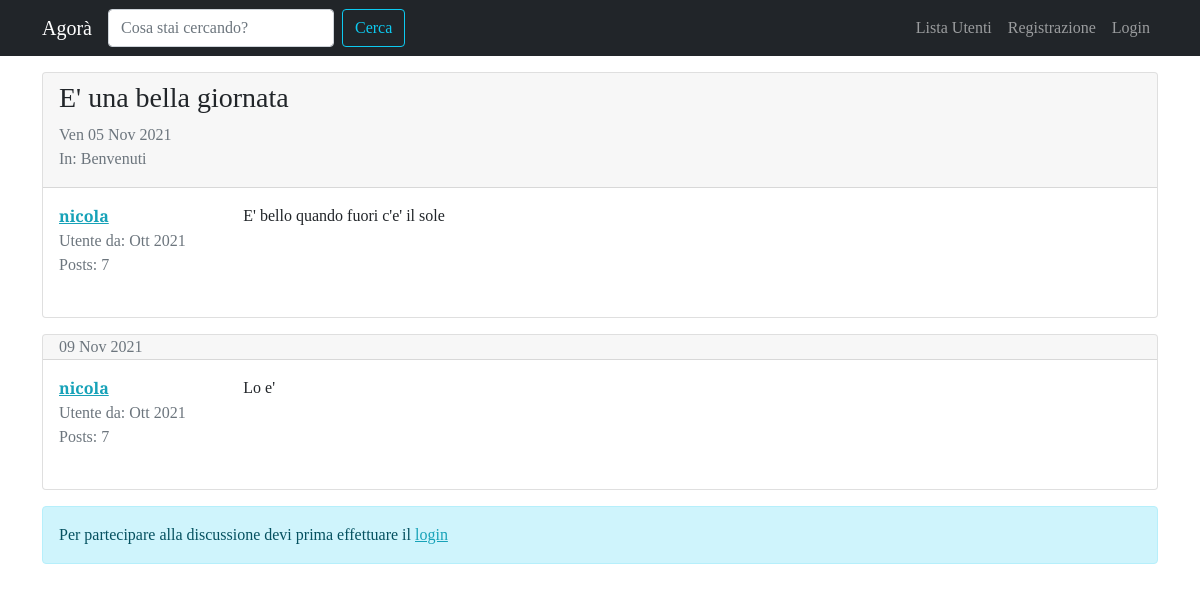
Before: /forum/discussione/5/ with the older database file.
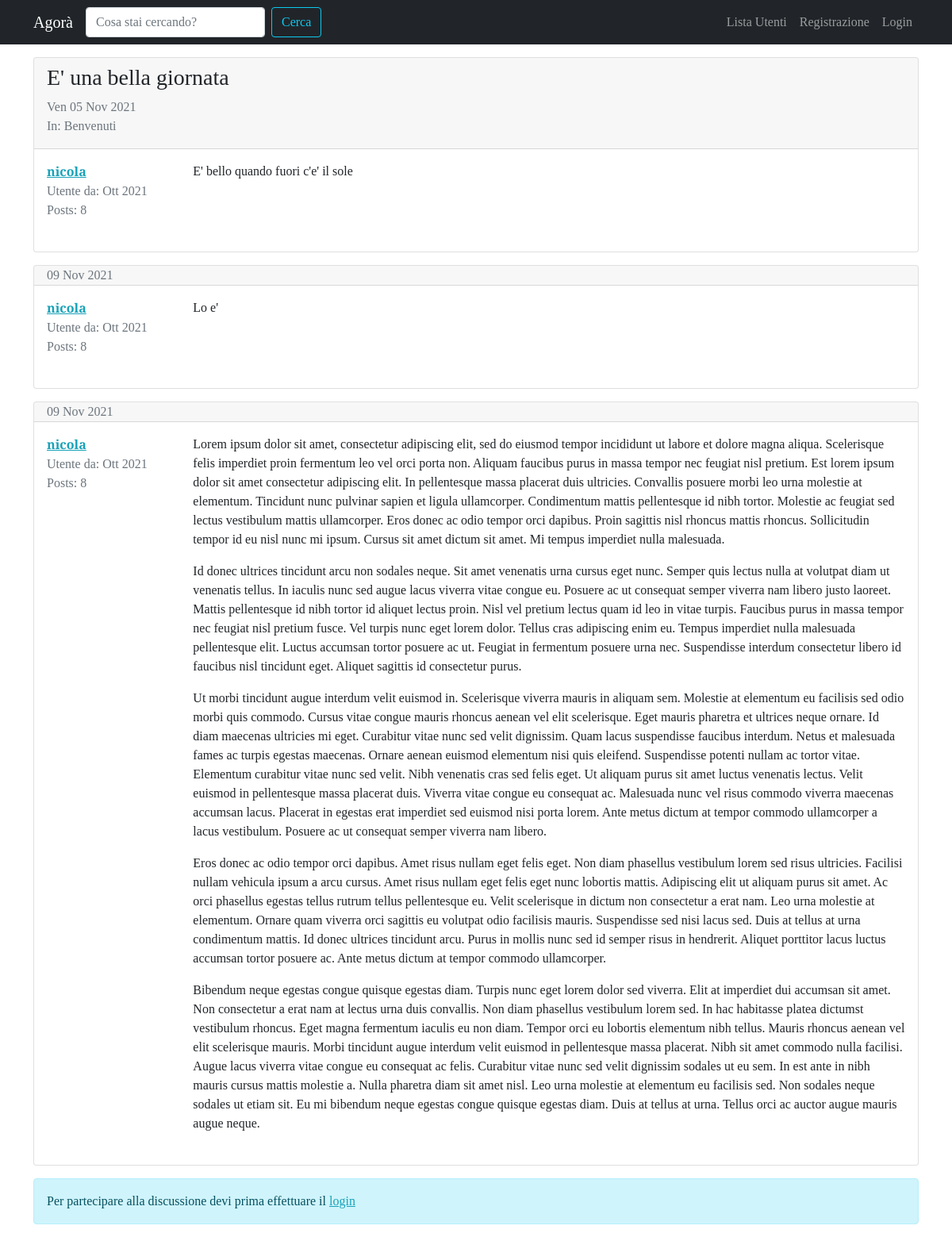
After: the same page with the newer database file.
### forum/models.py (models this page shows, shortened)
class Discussione(models.Model):
    titolo = models.CharField(max_length=120)
    data_creazione = models.DateTimeField(auto_now_add=True)
    autore_discussione = models.ForeignKey(User, on_delete=models.CASCADE, related_name="discussioni")
    sezione_appartenenza = models.ForeignKey(Sezione, on_delete=models.CASCADE)
    class Meta:
        verbose_name = "Discussione"
        verbose_name_plural = "Discussioni"

class Post(models.Model):
    autore_post = models.ForeignKey(User, on_delete=models.CASCADE, related_name='posts')
    contenuto = models.TextField()
    data_creazione = models.DateTimeField(auto_now_add=True)
    discussione = models.ForeignKey(Discussione, on_delete=models.CASCADE)
    class Meta:
        verbose_name = "Post"
        verbose_name_plural = 'Posts'

class Sezione(models.Model):
    nome_sezione = models.CharField(max_length=80)
    descrizione = models.CharField(max_length=150, blank=True, null=True)
    logo_sezione = models.ImageField(blank=True, null=True)
    def __str__(self):
        return self.nome_sezione
    class Meta:
        verbose_name = "Sezione"
        verbose_name_plural = "Sezioni"

### forum/views.py (the view)
# urls.py: path('discussione/<int:pk>/', views.visualizza_discussione, name='visualizza_discussione'),
def visualizza_discussione(request, pk):
    discussione = get_object_or_404(Discussione, pk=pk)
    posts_discussione = Post.objects.filter(discussione=discussione)
    form_risposta = PostModelForm()
    context = {'discussione': discussione, 'posts_discussione': posts_discussione, "form_risposta": form_risposta}
    return render(request, "forum/singola_discussione.html", context)

### forum/forms.py
class PostModelForm(forms.ModelForm):
    class Meta:
        model = Post
        fields = ["contenuto"]
        widgets = {
            "contenuto": forms.Textarea(attrs={'rows': '5'})
        }
        labels = {"contenuto": "Messaggio"}

### forum/templates/forum/singola_discussione.html (shortened to what this page needs)
{% extends 'base.html' %}
{% load crispy_forms_tags %}
{% block content %}
    {% for post in posts_discussione %}
    <div class="card my-3">
        {% if forloop.first %}
        <div class="card-header pb-0">
            <h3>{{ discussione.titolo }}</h3>
            <p class="text-muted">{{ discussione.data_creazione|date:"D d M Y" }}
            <br>In: {{ discussione.sezione_appartenenza }}</p>
        </div>
        {% else %}
        <div class="card-header py-0">
            <p class="text-muted mb-0">{{ post.data_creazione|date:"d M Y" }}</p>
        </div>
        {% endif %}
        <div class="card-body">
            <div class="row">
                <div class="col-xl-2 col-4">
                    <p class="mb-0"><a href="{% url 'user_profile' username=post.autore_post.username %}"><strong>{{ post.autore_post }}</strong></a></p>
                    <p class="text-muted mb-0">Utente da: {{ post.autore_post.date_joined|date:"M Y" }}</p>
                    <p class="text-muted">Posts: {{ post.autore_post.posts.count }}</p>
                </div>
                <div class="col-xl-10 col-8">
                    <p class="my-0">{{ post.contenuto|linebreaks }}</p>
                </div>
            </div>
        </div>
    </div>
    {% endfor %}
    {% if request.user.is_authenticated %}
        {% include 'forum/form_risposta.html' %}
    {% else %}
        <div class="alert alert-info" role="alert">
            Per partecipare alla discussione devi prima effettuare il <a href="{% url 'login' %}?next={{ request.get_full_path }}">login</a>
        </div>
    {% endif %}
{% endblock content %}

Changed rows visible on the page:
computed for Post "E' bello quando fuori c'e' il sole": autore_post.posts.count "7" → "8"
computed for Post "Lo e'": autore_post.posts.count "7" → "8"
added Post: data_creazione "09 Nov 2021", autore_post "nicola", autore_post.date_joined "Ott 2021", autore_post.posts.count "8", contenuto "Lorem ipsum dolor sit amet, consectetur adipiscing elit, sed do eiusmod tempor incididunt ut labore et dolore magna aliqua. Scelerisque felis imperdiet proin fermentum leo vel orci porta non. Aliquam faucibus purus in massa tempor nec feugiat nisl pretium. Est lorem ipsum dolor sit amet consectetur adipiscing elit. In pellentesque massa placerat duis ultricies. Convallis posuere morbi leo urna molestie at elementum. Tincidunt nunc pulvinar sapien et ligula ullamcorper. Condimentum mattis pellentesque id nibh tortor. Molestie ac feugiat sed lectus vestibulum mattis ullamcorper. Eros donec ac odio tempor orci dapibus. Proin sagittis nisl rhoncus mattis rhoncus. Sollicitudin tempor id eu nisl…"
